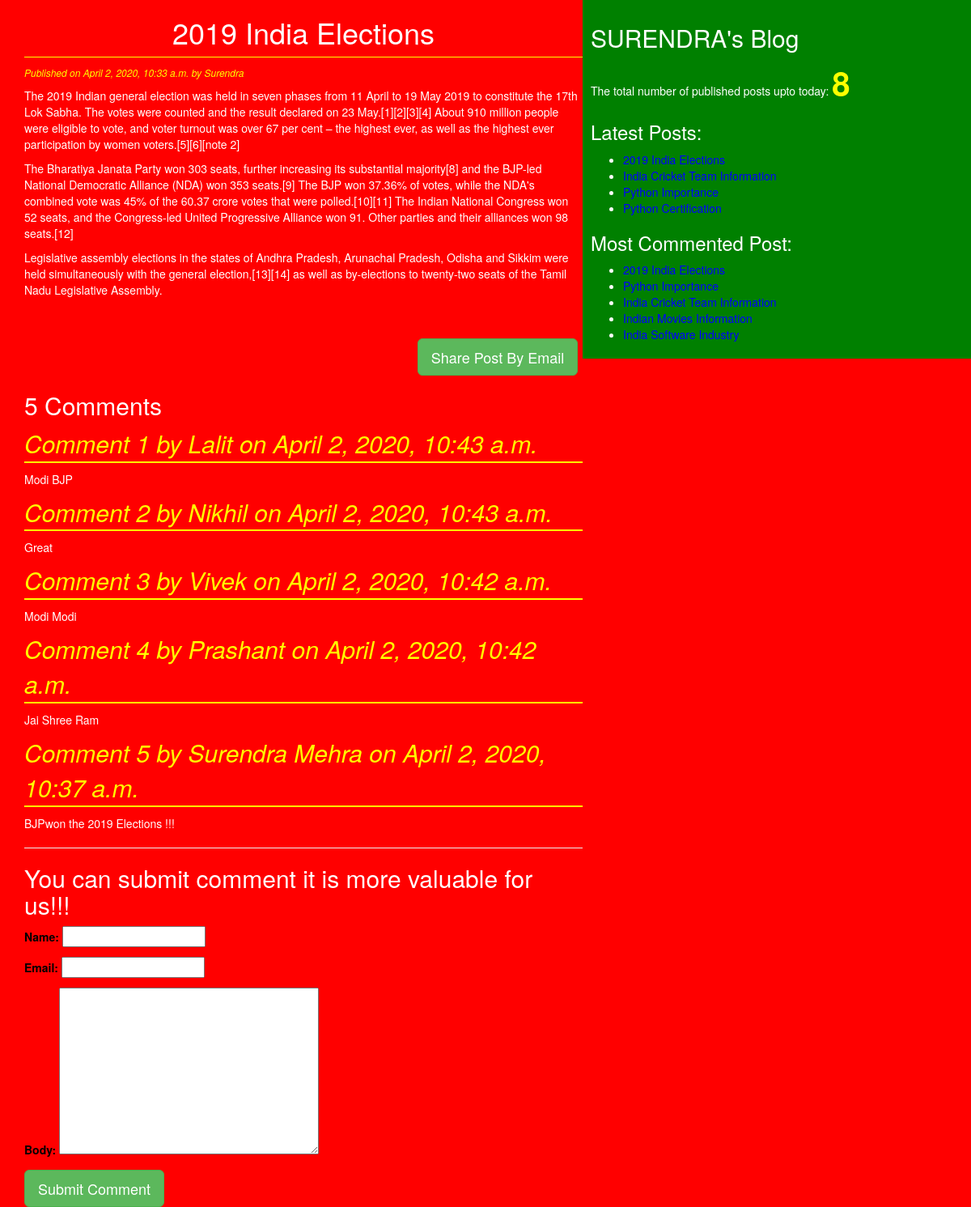
/2020/04/02/2019-india-elections/, run on the app's committed database.
### blog/models.py (models this page shows, shortened)
class Post(models.Model):
    STATUS_CHOICES=(('draft','Draft'),('published','Published'))
    title=models.CharField(max_length=256)
    slug=models.SlugField(max_length=264,unique_for_date='publish')
    author=models.ForeignKey(User,related_name='blog_posts',on_delete=models.DO_NOTHING)
    body=models.TextField()
    publish=models.DateTimeField(default=timezone.now)
    created=models.DateTimeField(auto_now_add=True)
    updated=models.DateTimeField(auto_now=True)
    status=models.CharField(max_length=10,choices=STATUS_CHOICES,default='draft')
    objects=CustomManager()
    tags=TaggableManager()
    class Meta:
        ordering=('-publish',)
    def get_absolute_url(self):
        return reverse('post_detail',args=[self.publish.year,self.publish.strftime('%m'),self.publish.strftime('%d'),
        self.slug])

class Comment(models.Model):
    post=models.ForeignKey(Post,related_name='comments',on_delete=models.DO_NOTHING)
    name=models.CharField(max_length=32)
    email=models.EmailField()
    body=models.TextField()
    created=models.DateTimeField(auto_now_add=True)
    updated=models.DateTimeField(auto_now=True)
    active=models.BooleanField(default=True)
    class Meta:
        ordering=('-created',)

### blog/views.py (the view)
# urls.py: re_path(r'^(?P<year>\d{4})/(?P<month>\d{2})/(?P<day>\d{2})/(?P<post>[-\w]+)/$', views.post_detail_view,name="post_detail"),
def post_detail_view(request,year,month,day,post):
        post=get_object_or_404(Post,slug=post,
                                    status="published",
                                    publish__year=year,
                                    publish__month=month,
                                    publish__day=day)
        comments=post.comments.filter(active=True)
        csubmit=False
        if request.method=='POST':
            form=CommentForm(request.POST)
            if form.is_valid():
                new_comment=form.save(commit=False)
                new_comment.post=post
                new_comment.save()
                csubmit=True
        else:
            form=CommentForm()
        return render(request,'blog/post_detail.html',{'post':post,'form':form,'csubmit':csubmit,'comments':comments})

### blog/forms.py
class CommentForm(forms.ModelForm):
    class Meta:
        model=Comment
        fields=('name','email','body')

### blog/models.py (called while the page is built)
    def get_queryset(self):
        return super().get_queryset().filter(status="published")

### blog/templatetags/blog_tags.py (called while the page is built)
@register.simple_tag(name='my_tag')
def total_posts():
    return Post.objects.count()

@register.inclusion_tag('blog/latest_posts123.html')
def show_latest_post(count=3):
    latest_posts=Post.objects.order_by('-publish')[:count]
    return {'latest_posts':latest_posts}

@register.simple_tag
def get_most_commented_posts(count=5):
    return Post.objects.annotate(total_comments=Count('comments')).order_by('-total_comments')[:count]

### templates/blog/post_detail.html (shortened to what this page needs)
<!DOCTYPE html>
{%extends 'blog/base.html'%}
    {%block content%}
        <h1>{{post.title}}</h1>
        <p id="date">Published on {{post.publish}} by {{post.author|title}}</p>
        {{post.body|linebreaks}}<br><br>
        <div class="container" align='center'>
            <a href="/{{post.id}}/share" class="btn btn-lg btn-success">Share Post By Email</a>
        </div>
    {%with comments.count as comments_count%}
      <h2>{{comments_count}} Comment{{comments_count|pluralize}}</h2>
    {%endwith%}
    {%if comments%}
      {%for comment in comments%}
          <p id="ch">Comment {{forloop.counter}} by {{comment.name}} on {{comment.created}}</p>
          <div class="cb">{{comment.body|linebreaks}}</div>
      {%endfor%}
      <hr>
      {%else%}
        <p>There are no Comments Yet !!!</p>
    {%endif%}
    {%if csubmit%}
        <h2>Your Comment Added Successfully</h2>
        {%else%}
        <h2>You can submit comment it is more valuable for us!!!</h2>
        <form method="post">
            {{form.as_p}}
            <input type="submit"  class="btn btn-success btn-lg"value="Submit Comment">
        </form>
    {%endif%}
  {%endblock%}

### templates/blog/base.html (shortened to what this page needs)
<!DOCTYPE html>
{%load blog_tags%}
{%load static%}
<html lang="en" dir="ltr">
  <head>
    <link rel="stylesheet" href="https://maxcdn.bootstrapcdn.com/bootstrap/3.3.7/css/bootstrap.min.css"
>
    <link rel="stylesheet" href="{% static "css/blog.css" %}">
  </head>
  <body>
    <div class="content">
        {%block content%}{%endblock%}
    </div>
    <div class="sidebar">
        <h2>SURENDRA's Blog</h2>
        <p>The total number of published posts upto  today: <span id="pcount">{%my_tag%}</span> </p>
        <h3>Latest Posts:</h3>{%show_latest_post 4%}
        <h3>Most Commented Post:</h3>
          {%get_most_commented_posts as most_commented_posts%}
          <ul>
            {%for post in most_commented_posts%}
              <li><a href="{{post.get_absolute_url}}">{{post.title}}</a></li>
            {%endfor%}
          </ul>
    </div>
  </body>
</html>

### templates/blog/latest_posts123.html
<ul>
  {%for post in latest_posts%}
    <li><a href="{{post.get_absolute_url}}">{{post.title}}</a></li>
  {%endfor%}
</ul>

### static/css/blog.css (style rules this page uses)
.content { width: 60%; height: 100%; float: left; padding: 0 0 0 30px; background: red; }
.sidebar { width: 40%; height: 100%; float: right; padding: 10px; background: green; }
h1 { text-align: center; border-bottom: 1px solid yellow; padding-bottom: 10px; }
body { color: white; background-color: red; }
#date { color: yellow; font-size: 12px; font-style: italic; }
#ch { color: yellow; font-size: 30px; font-style: italic; border-bottom: 2px solid yellow; }
.cb { color: white; }
a { color: blue; }
form { color: Black; }
#pcount { font-size: 40px; color: yellow; font-weight: bold; }

### data on the page
Post: title "2019 India Elections", publish "April 2, 2020, 10:33 a.m.", author "Surendra", body "The 2019 Indian general election was held in seven phases from 11 April to 19 May 2019 to constitute the 17th Lok Sabha. The votes were counted and the result declared on 23 May.[1][2][3][4] About 910 million people were eligible to vote, and voter turnout was over 67 per cent – the highest ever, as well as the highest ever participation by women voters.[5][6][note 2] The Bharatiya Janata Party won 303 seats, further increasing its substantial majority[8] and the BJP-led National Democratic Alliance (NDA) won 353 seats.[9] The BJP won 37.36% of votes, while the NDA's combined vote was 45% of the 60.37 crore votes that were polled.[10][11] The Indian National Congress won 52 seats, and the…"
Comment: name "Lalit", created "April 2, 2020, 10:43 a.m.", body "Modi BJP"
Comment: name "Nikhil", created "April 2, 2020, 10:43 a.m.", body "Great"
Comment: name "Vivek", created "April 2, 2020, 10:42 a.m.", body "Modi Modi"
Comment: name "Prashant", created "April 2, 2020, 10:42 a.m.", body "Jai Shree Ram"
Comment: name "Surendra Mehra", created "April 2, 2020, 10:37 a.m.", body "BJPwon the 2019 Elections !!!"
Post: title "India Cricket Team Information"
Post: title "Python Importance"
Post: title "Python Certification"
Post: title "Indian Movies Information"
Post: title "India Software Industry"

### other printed values
{{ comments_count }} "5"
